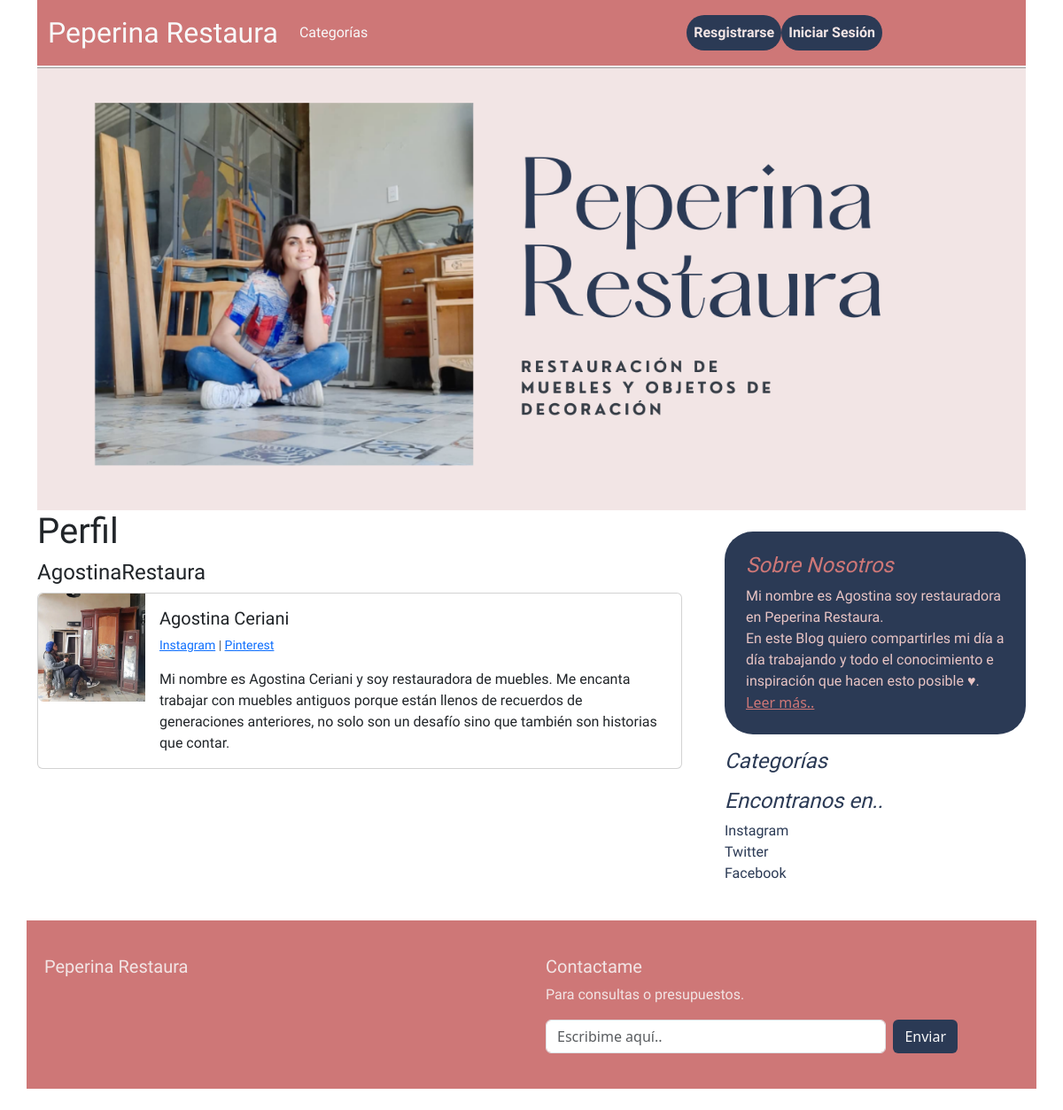
/mambers/4/profile/, run on the app's committed database.
### personalblog/models.py (models this page shows, shortened)
class Profile(models.Model):
    user = models.OneToOneField(User, null=True, on_delete=models.CASCADE)
    bio = models.TextField()
    profile_pic = models.ImageField(null=True, blank=True, upload_to="images/profile/")
    website_url = models.CharField(max_length=255, null=True, blank=True)
    facebook_url = models.CharField(max_length=255, null=True, blank=True)
    twitter_url = models.CharField(max_length=255, null=True, blank=True)
    instagram_url = models.CharField(max_length=255, null=True, blank=True)
    pinterest_url = models.CharField(max_length=255, null=True, blank=True)
    def __str__(self):
        return str(self.user)

### mambers/views.py (the view)
# urls.py: path('<int:pk>/profile/', ShowProfilePageView.as_view(), name='show_profile_page'),
class ShowProfilePageView(DetailView):
    model = Profile
    template_name = 'registration/user_profile.html'
    def get_context_data(self, *args, **kwargs):
        users = Profile.objects.all()
        context = super(ShowProfilePageView,self).get_context_data(*args, **kwargs)
        page_user = get_object_or_404(Profile, id=self.kwargs['pk'])
        context["page_user"] = page_user
        return context

### mambers/templates/registration/user_profile.html (shortened to what this page needs)
{% extends 'base.html' %}
{% load static %}
{% block content %}
<h1 style="font-family: 'Julius Sans One', sans-serif;
"> Perfil </h1>
<h4 style="font-family:  'Anybody', cursive;">{{ page_user }}</h4>
<div class="card mb-3">
    <div class="row g-0">
        <div class="col-md-2">
            {% if page_user.profile_pic %}
            <img src="{{ page_user.profile_pic.url }}" class="img-fluid rounded-start">
            {% else %}
            <img src="{% static 'personalblog/images/perfildefault.png' %}" class="img-fluid rounded-start">
            {% endif %}
        </div>
        <div class="col-md-10">
            <div class="card-body" style="font-family:  'Anybody', cursive;">
                <h5 class="card-title">
                    {{ page_user.user.first_name }} {{ page_user.user.last_name }}
                </h5>
                <p class="small text-muted">
                    {% if page_user.instagram_url %}
                    <a href="{{ page_user.instagram_url }}">Instagram</a> |
                    {% endif %}
                    {% if page_user.pinterest_url %}
                    <a href="{{ page_user.pinterest_url }}">Pinterest</a>
                    {% endif %}
                </p>
                <p class="card-text">
                    {{ page_user.bio }}
                </p>
            </div>
        </div>
    </div>
</div>
{% endblock %}

### data on the page
Profile: user.username "AgostinaRestaura", profile_pic (picture), user.first_name "Agostina", user.last_name "Ceriani", bio "Mi nombre es Agostina Ceriani y soy restauradora de muebles. Me encanta trabajar con muebles antiguos porque están llenos de recuerdos de generaciones anteriores, no solo son un desafío sino que también son historias que contar."
